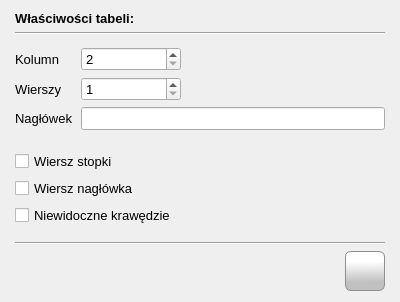
<?xml version="1.0" encoding="UTF-8"?>
<ui version="4.0">
 <class>Form</class>
 <widget class="QWidget" name="Form">
  <property name="geometry">
   <rect>
    <x>0</x>
    <y>0</y>
    <width>400</width>
    <height>278</height>
   </rect>
  </property>
  <property name="font">
   <font>
    <family>Tahoma</family>
    <pointsize>10</pointsize>
   </font>
  </property>
  <property name="windowTitle">
   <string>Tabela</string>
  </property>
  <property name="windowIcon">
   <iconset resource="../res/main_form.qrc">
    <normaloff>:/icons/res/icon/logo_small.png</normaloff>:/icons/res/icon/logo_small.png</iconset>
  </property>
  <layout class="QVBoxLayout" name="verticalLayout_2">
   <property name="leftMargin">
    <number>15</number>
   </property>
   <property name="rightMargin">
    <number>15</number>
   </property>
   <item>
    <widget class="QLabel" name="lbl_table">
     <property name="sizePolicy">
      <sizepolicy hsizetype="Preferred" vsizetype="Fixed">
       <horstretch>0</horstretch>
       <verstretch>0</verstretch>
      </sizepolicy>
     </property>
     <property name="font">
      <font>
       <family>Tahoma</family>
       <pointsize>10</pointsize>
       <weight>75</weight>
       <bold>true</bold>
      </font>
     </property>
     <property name="text">
      <string>Właściwości tabeli:</string>
     </property>
    </widget>
   </item>
   <item>
    <widget class="Line" name="line_3">
     <property name="orientation">
      <enum>Qt::Horizontal</enum>
     </property>
    </widget>
   </item>
   <item>
    <layout class="QFormLayout" name="formLayout">
     <property name="horizontalSpacing">
      <number>9</number>
     </property>
     <property name="topMargin">
      <number>6</number>
     </property>
     <property name="bottomMargin">
      <number>9</number>
     </property>
     <item row="0" column="0">
      <widget class="QLabel" name="label_3">
       <property name="text">
        <string>Kolumn</string>
       </property>
      </widget>
     </item>
     <item row="0" column="1">
      <widget class="QSpinBox" name="sbx_columns">
       <property name="sizePolicy">
        <sizepolicy hsizetype="Fixed" vsizetype="Fixed">
         <horstretch>100</horstretch>
         <verstretch>0</verstretch>
        </sizepolicy>
       </property>
       <property name="minimumSize">
        <size>
         <width>100</width>
         <height>0</height>
        </size>
       </property>
       <property name="minimum">
        <number>2</number>
       </property>
       <property name="maximum">
        <number>500</number>
       </property>
      </widget>
     </item>
     <item row="1" column="0">
      <widget class="QLabel" name="label_2">
       <property name="text">
        <string>Wierszy</string>
       </property>
      </widget>
     </item>
     <item row="1" column="1">
      <widget class="QSpinBox" name="sbx_rows">
       <property name="sizePolicy">
        <sizepolicy hsizetype="Fixed" vsizetype="Fixed">
         <horstretch>0</horstretch>
         <verstretch>0</verstretch>
        </sizepolicy>
       </property>
       <property name="minimumSize">
        <size>
         <width>100</width>
         <height>0</height>
        </size>
       </property>
       <property name="maximumSize">
        <size>
         <width>100</width>
         <height>16777215</height>
        </size>
       </property>
       <property name="minimum">
        <number>1</number>
       </property>
       <property name="maximum">
        <number>500000</number>
       </property>
      </widget>
     </item>
     <item row="2" column="0">
      <widget class="QLabel" name="label">
       <property name="text">
        <string>Nagłówek</string>
       </property>
      </widget>
     </item>
     <item row="2" column="1">
      <widget class="QLineEdit" name="txt_tcaption"/>
     </item>
    </layout>
   </item>
   <item>
    <layout class="QVBoxLayout" name="verticalLayout">
     <property name="topMargin">
      <number>6</number>
     </property>
     <property name="bottomMargin">
      <number>10</number>
     </property>
     <item>
      <widget class="QCheckBox" name="cbx_tfooter">
       <property name="text">
        <string>Wiersz stopki</string>
       </property>
      </widget>
     </item>
     <item>
      <widget class="QCheckBox" name="cbx_theader">
       <property name="text">
        <string>Wiersz nagłówka</string>
       </property>
      </widget>
     </item>
     <item>
      <widget class="QCheckBox" name="cbx_tborder">
       <property name="text">
        <string>Niewidoczne krawędzie</string>
       </property>
      </widget>
     </item>
    </layout>
   </item>
   <item>
    <widget class="Line" name="line">
     <property name="orientation">
      <enum>Qt::Horizontal</enum>
     </property>
    </widget>
   </item>
   <item>
    <layout class="QHBoxLayout" name="horizontalLayout">
     <item>
      <spacer name="horizontalSpacer">
       <property name="orientation">
        <enum>Qt::Horizontal</enum>
       </property>
       <property name="sizeType">
        <enum>QSizePolicy::Expanding</enum>
       </property>
       <property name="sizeHint" stdset="0">
        <size>
         <width>0</width>
         <height>0</height>
        </size>
       </property>
      </spacer>
     </item>
     <item>
      <widget class="QPushButton" name="btn_ok">
       <property name="minimumSize">
        <size>
         <width>40</width>
         <height>40</height>
        </size>
       </property>
       <property name="styleSheet">
        <string notr="true">QPushButton {
border: 1px solid #8f8f91;
border-radius: 6px;
background-color: qlineargradient(spread:pad, x1:0.529318, y1:1, x2:0.511909, y2:0.262, stop:0.295455 rgba(192, 192, 192, 255), stop:1 rgba(255, 255, 255, 255))
}
QPushButton:hover {
background-color: qlineargradient(spread:pad, x1:0.507, y1:0.937, x2:0.489, y2:0.08, stop:0 rgba(207, 207, 207, 255), stop:1 rgba(255, 255, 255, 255))
 }
QPushButton:pressed {
 background-color: qlineargradient(spread:pad, x1:0.513, y1:0, x2:0.495, y2:0.886, stop:0.306818 rgba(208, 208, 208, 255), stop:1 rgba(255, 255, 255, 255))
}</string>
       </property>
       <property name="text">
        <string notr="true"/>
       </property>
       <property name="icon">
        <iconset resource="../res/main_form.qrc">
         <normaloff>:/icons/res/icon/check.png</normaloff>:/icons/res/icon/check.png</iconset>
       </property>
       <property name="iconSize">
        <size>
         <width>32</width>
         <height>32</height>
        </size>
       </property>
      </widget>
     </item>
    </layout>
   </item>
  </layout>
 </widget>
 <tabstops>
  <tabstop>sbx_columns</tabstop>
  <tabstop>sbx_rows</tabstop>
  <tabstop>txt_tcaption</tabstop>
  <tabstop>cbx_tfooter</tabstop>
  <tabstop>cbx_theader</tabstop>
  <tabstop>cbx_tborder</tabstop>
  <tabstop>btn_ok</tabstop>
 </tabstops>
 <resources>
  <include location="../res/main_form.qrc"/>
 </resources>
 <connections/>
</ui>
